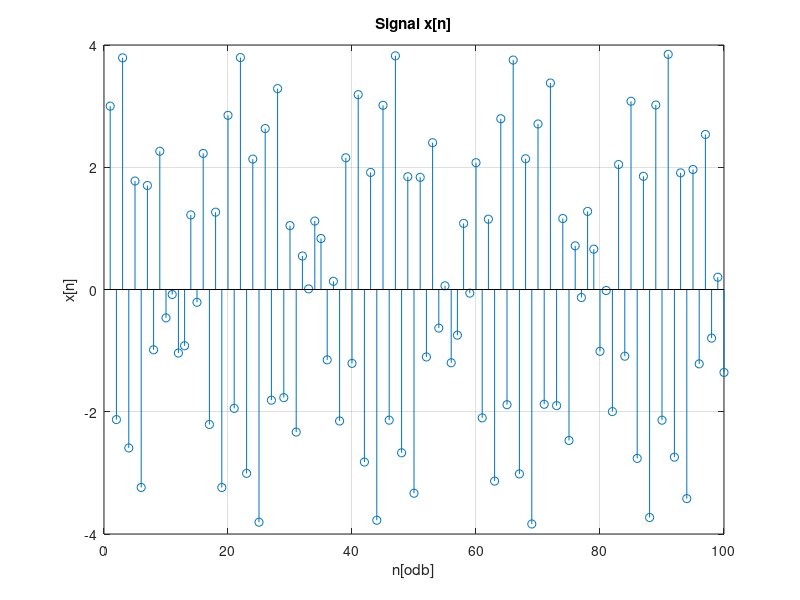
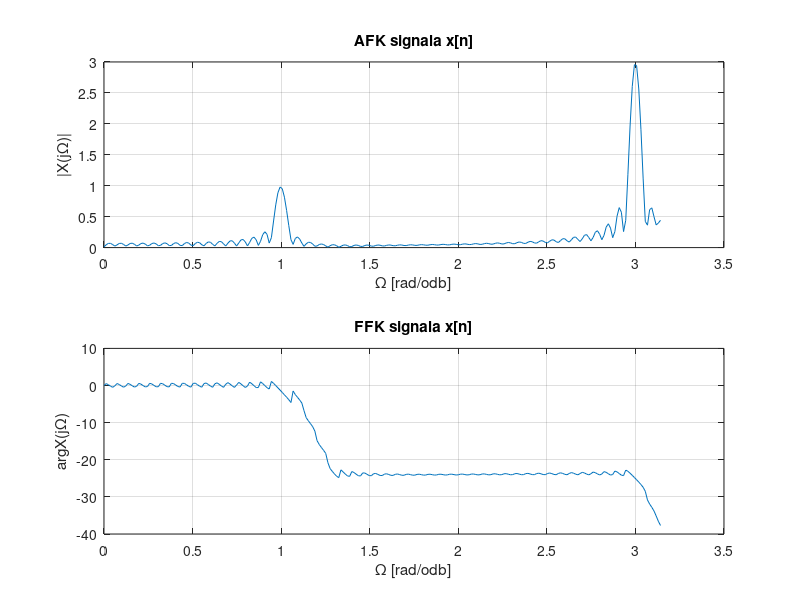

The MATLAB script that drew these images, in order:
close all; clear all; clc;

n=0:100;
x = sin(n) + 3*cos(3*n);
N = 4*2^nextpow2(length(x));
X = fft(x,N)/length(x);
X1 = abs(X(1:N/2+1));
X1(2:N/2+1) = 2*X1(2:N/2+1);
Xphase = unwrap(angle(X(1:N/2+1)));
w1 = 0:2*pi/N:pi; %[rad/odb]
% f1 = 0:1/N:1/2 [1/odb]

figure(1)
  stem(x);
  xlim([0 100]);
  xlabel('n[odb]'); ylabel('x[n]'); title('Signal x[n]'); grid on;
  
figure(2)
  subplot(2,1,1)
    plot(w1,X1);
    xlabel('\Omega [rad/odb]'); ylabel('|X(j\Omega)|'); title('AFK signala x[n]'); grid on;
  subplot(2,1,2)
    plot(w1,Xphase);
    xlabel('\Omega [rad/odb]'); ylabel('arg{X(j\Omega)}'); title('FFK signala x[n]'); grid on;